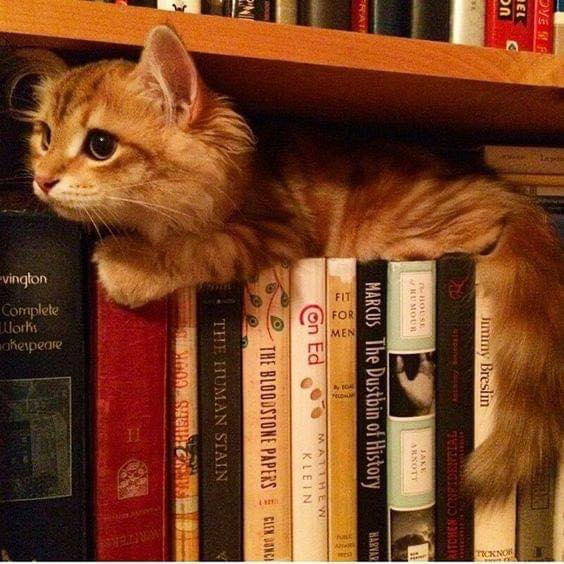
#> input picture Algorithm/input.png, 564 x 564 px
$ python smoothing_and_sharpening.py
#> lines starting #> are read from the running program, lines starting #| are printed output that depends on the picture
import cv2
import numpy as np
import matplotlib
matplotlib.use('TkAgg')
import matplotlib.pyplot as plt

def smoothing_and_sharpening(image_path):
    # Đọc ảnh từ đường dẫn
#> called with image_path = 'input.png'
    img = cv2.imread(image_path, cv2.IMREAD_GRAYSCALE)
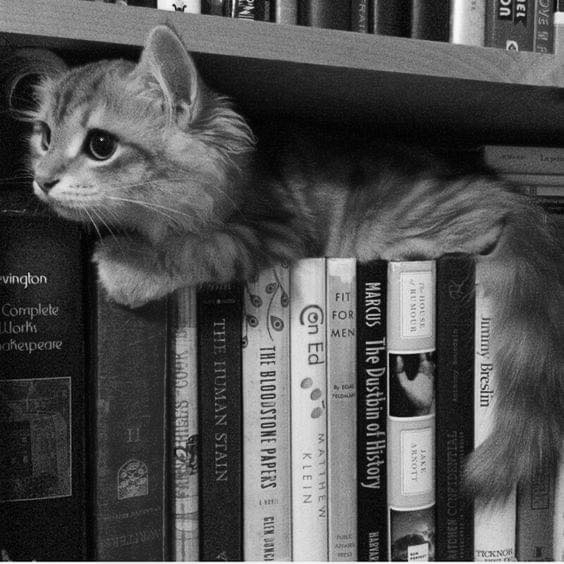
#> img: shape (564, 564); min 0, max 255, mean 79.8

    # Làm mịn ảnh
    smoothed_img = cv2.GaussianBlur(img, (5, 5), 0)

    # Làm nét ảnh
    sharpened_img = cv2.filter2D(img, -1, np.array([[-1, -1, -1], [-1, 9, -1], [-1, -1, -1]]))
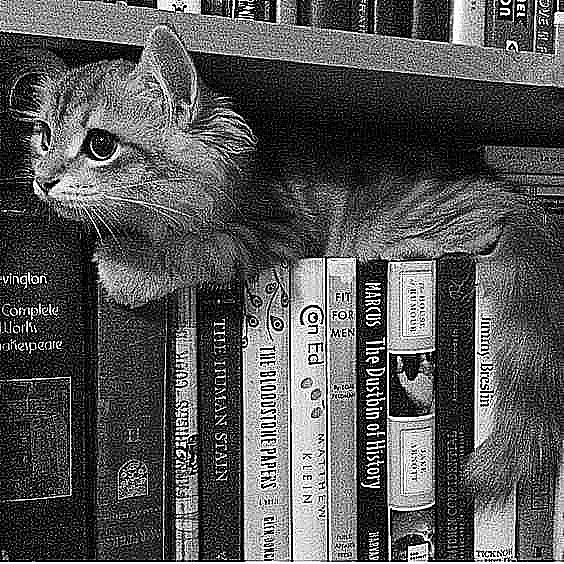
#> sharpened_img: shape (564, 564); min 0, max 255, mean 85.2

    # Hiển thị ảnh gốc, ảnh đã làm mịn và ảnh đã làm nét
    fig, axes = plt.subplots(1, 3)
    axes[0].imshow(img, cmap='gray')
    axes[0].set_title('Ảnh Gốc')

    axes[1].imshow(smoothed_img, cmap='gray')
    axes[1].set_title('Ảnh Làm Mịn')

    axes[2].imshow(sharpened_img, cmap='gray')
    axes[2].set_title('Ảnh làm nét')

    plt.show()
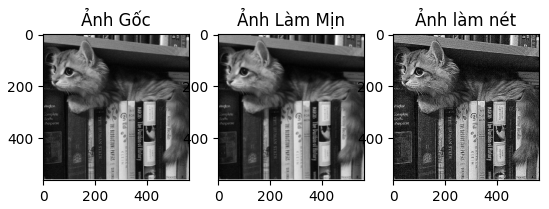
#> figure drawn by matplotlib, 3 panels


image_path = 'input.png'
smoothing_and_sharpening(image_path)
